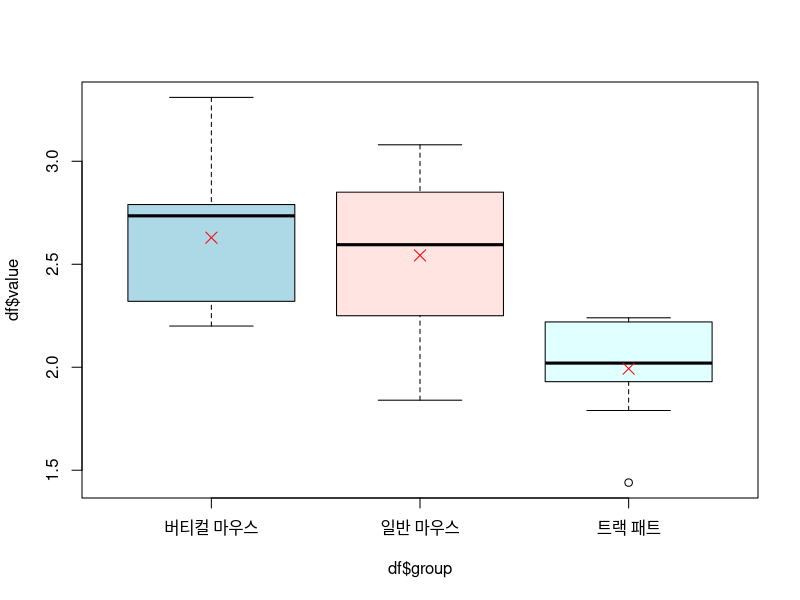
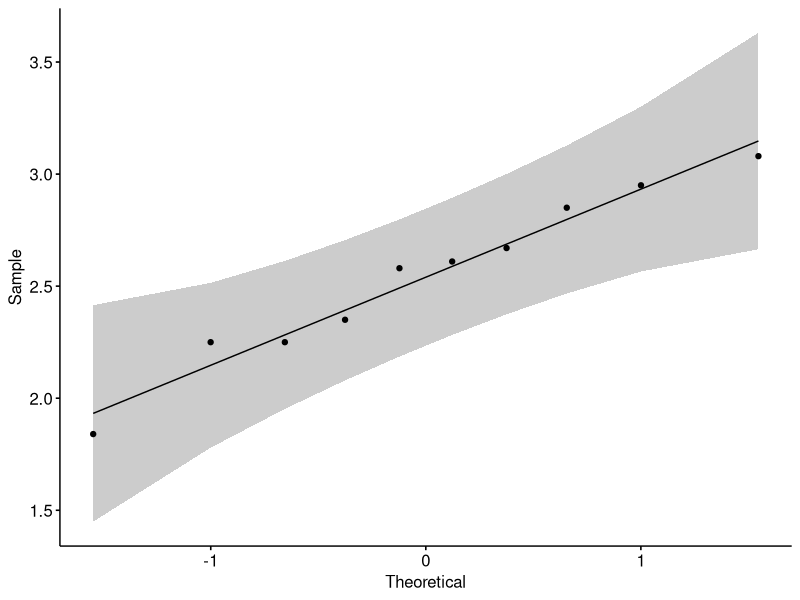
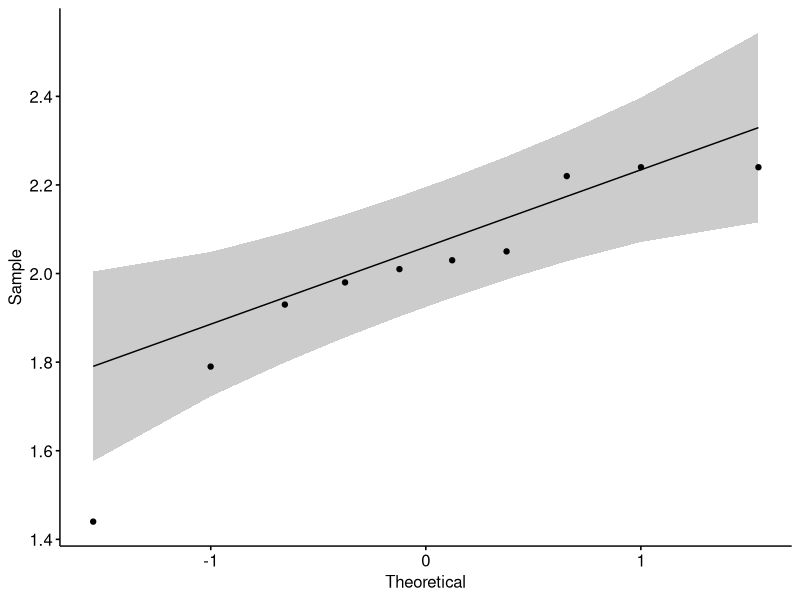
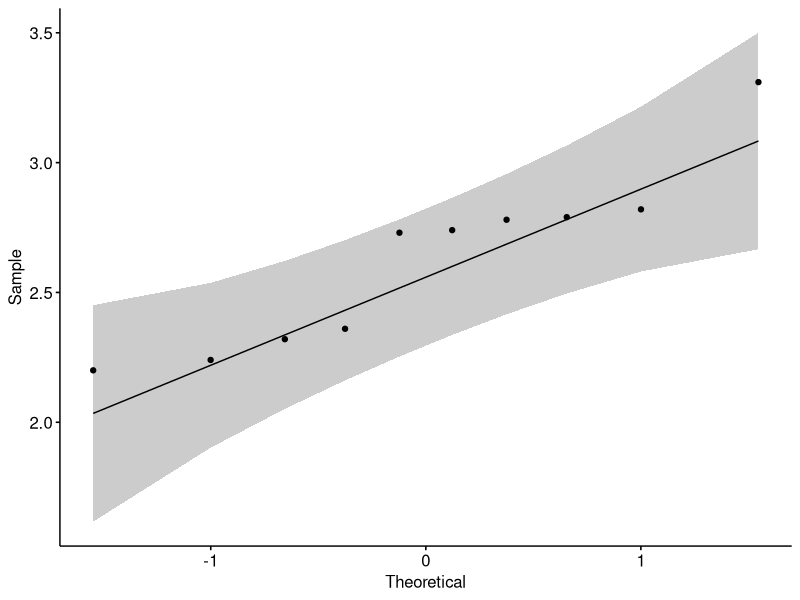
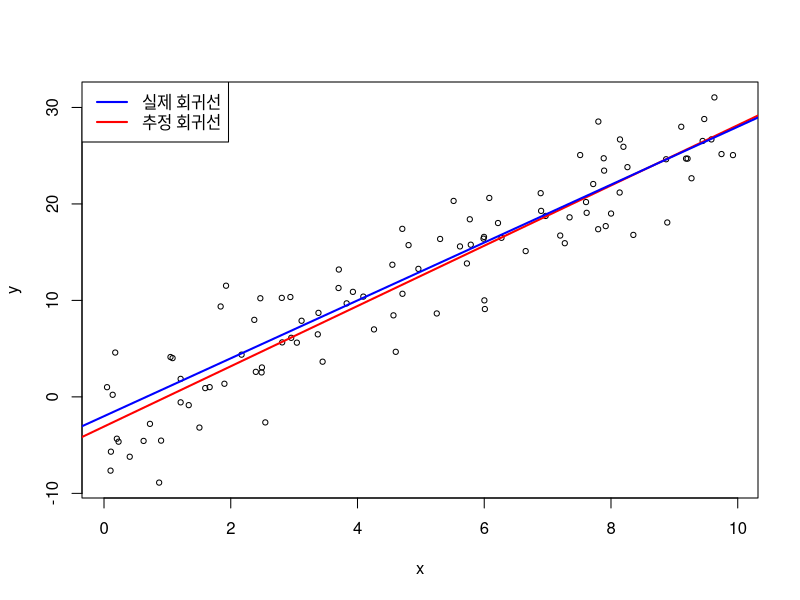
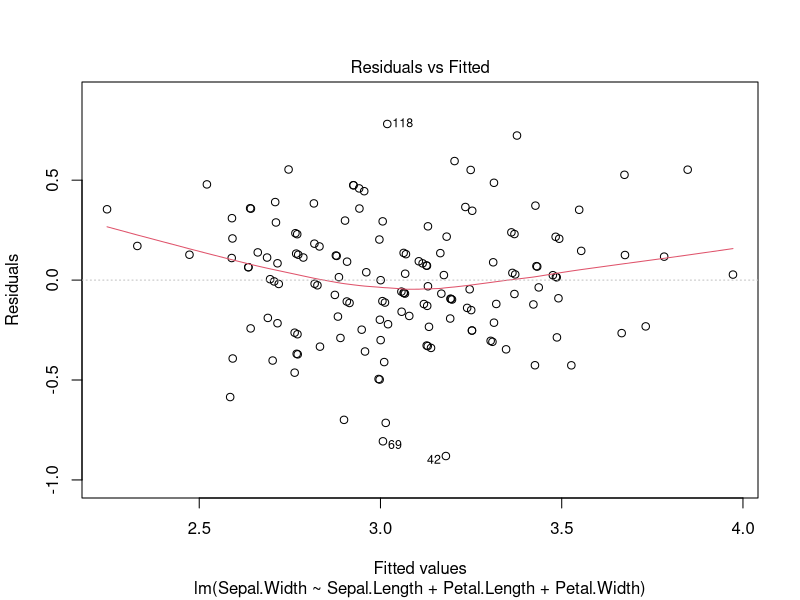
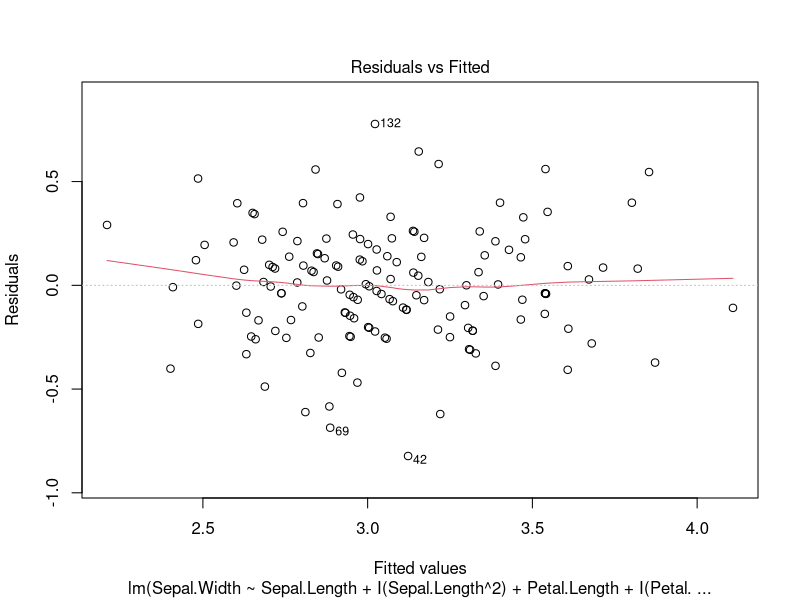

Reproduce these figures in R, in order.
## ---- chunk 1
val1 <- c(1.84, 2.67, 2.61, 2.95, 2.25, 2.35, 2.85, 2.58, 3.08, 2.25)
val2 <- c(1.79, 1.98, 2.01, 1.93, 2.24, 2.03, 2.22, 1.44, 2.24, 2.05)
val3 <- c(3.31, 2.24, 2.74, 2.36, 2.79, 2.20, 2.32, 2.82, 2.73, 2.78)
df <- data.frame(
  group = c(rep("일반 마우스", 10), rep("트랙 패트", 10), rep("버티컬 마우스", 10)),
  finger = c('왼중지', '왼검지', '오른약지', '왼약지', '왼엄지', '오른약지', '오른새끼', '오른엄지', '왼중지', '왼새끼', '오른중지', '오른엄지', '오른중지', '오른검지', '왼엄지', '왼검지', '오른새끼', '오른검지', '왼엄지', '오른중지', '왼검지', '왼새끼', '오른검지', '왼약지', '오른새끼', '오른엄지', '왼약지', '왼중지', '왼새끼', '오른약지'),
  value = c(val1, val2, val3)
)
df
## ---- chunk 2
df.means <- tapply(df$value, INDEX=df$group, FUN=mean)
boxplot(df$value ~ df$group, col=c("lightblue", "mistyrose", "lightcyan"))
points(1:3, df.means, col="red", pch=4, cex=1.5)
## ---- chunk 3
df.sd <- tapply(df$value, INDEX=df$group, FUN=sd)
df.sd.diff <- max(df.sd) / min(df.sd)
if (df.sd.diff > 2) 
{
  print("모집단의 분산이 동일하지 않음")
} else 
{
  print("모집단의 분산이 동일하다고 가정")
}
## ---- chunk 4
library(ggpubr)
ggqqplot(val1)
ggqqplot(val2)
ggqqplot(val3)
## ---- chunk 5
df.anova <- aov(value ~ group, data=df)
summary(df.anova)
is_significant <- summary(df.anova)[[1]][["Pr(>F)"]][1] < 0.05
if (is_significant)
{
  print("95%에서 처리별 모평균의 차이가 있음")
} else
{
  print("95%에서 처리별 모평균의 차이가 없음")
}
## ---- chunk 6
if (is_significant)
{
  df.bon <- pairwise.t.test(df$value, df$group, p.adjust.method = "bonferroni")
  diff_pair <- which(df.bon$p.value < 0.05, arr.ind = TRUE)
  if (length(diff_pair) > 0)
  {
    cat("모평균의 차이가 있는 쌍", "\n")
    for (i in 1:nrow(diff_pair)) 
    {
      cat(colnames(df.bon$p.value)[diff_pair[i, "col"]], "-", rownames(df.bon$p.value)[diff_pair[i, "row"]], "\n")
    }
  } else 
  {
    print("모평균의 차이가 있는 처리 쌍 없음")
  }
}
## ---- chunk 7
df <- data.frame(
  block = rep(c("아스팔트", "트랙", "모래밭", "잔디밭"), each=3),
  treatment = rep(c("런닝화", "축구화", "크록스"), times=4),
  value = c(6.1, 6.4, 6.5, 5.5, 5.9, 6.0, 6.9, 7.1, 7.5, 6.3, 6.9, 7.0)
)
df
## ---- chunk 8
df.anova.rbd <- aov(value ~ treatment + block, data=df)
summary(df.anova.rbd)
## ---- chunk 9
df.anova <- aov(value~treatment, data=df)
summary(df.anova)
## ---- chunk 10
x <- runif(100, 0, 10)
error <- rnorm(100, 0, 4)
y <- 3 * x - 2 + error
model <- lm(y ~ x)
model
## ---- chunk 11
cat("B1의 추정 기울기: ", coef(model)[2])

trust <- confint(model, level=0.95)[2, ]
cat("신뢰구간: ", trust, "\n")
if (3 > trust[1] && 3 < trust[2]) 
{
  print("신뢰구간에 3 포함")
} else 
{
  print("신뢰구간에 3 안 포함")
}
## ---- chunk 12
plot(x, y, cex=0.7)
abline(model, col = "red", lwd = 2)
abline(-2, 3, col = "blue", lwd = 2)
legend("topleft", legend = c("실제 회귀선", "추정 회귀선"), col = c("blue", "red"), lwd = 2)
## ---- chunk 13
cnt <- 0
for (i in 1:100) 
{
  x <- runif(100, 0, 10)
  error <- rnorm(100, 0, 4)
  y <- 3 * x - 2 + error
  model <- lm(y ~ x)
  trust <- confint(model, level=0.95)[2, ]
  cnt <- cnt + (3 > trust[1] && 3 < trust[2])
}
cnt
## ---- chunk 14
data(iris)
model <- lm(Sepal.Width ~ Sepal.Length + Petal.Length + Petal.Width, data = iris)
summary(model)
## ---- chunk 15
plot(model, 1)
## ---- chunk 16
model2 <- lm(Sepal.Width ~ Sepal.Length + I(Sepal.Length^2) + Petal.Length + I(Petal.Length^2) + Petal.Width + I(Petal.Width^2), data = iris)
summary(model2)
## ---- chunk 17
plot(model2, 1)
